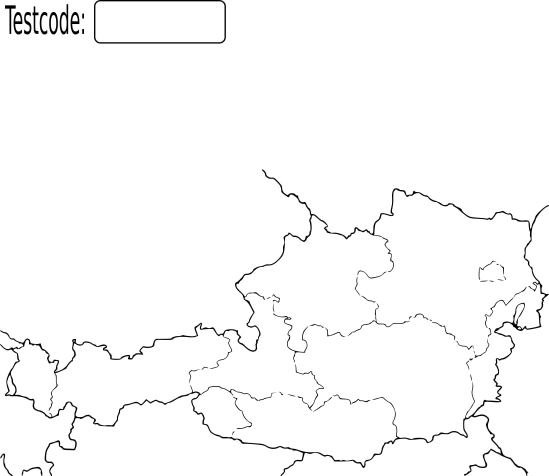
#> input picture empty.jpg, 1098 x 951 px (shown at 1/2 size)
$ python main.py
#> lines starting #> are read from the running program, lines starting #| are printed output that depends on the picture; after the words box and inside, x2 and y2 are one past the last pixel; in counts of white or black regions, pixels touching at a corner belong together
import numpy as np
import cv2
import glob
import csv


# This script automatically measures how much of an image was colorized by test subjects
# written by Silvio de Carvalho:)

def translate(value, leftMin, leftMax, rightMin, rightMax):
    # mapping percentage values to the right values.
    # Taken from stackoverflow due to lazines :D written by Adam Luchjenbroers
    # Figure out how 'wide' each range is
    leftSpan = leftMax - leftMin
    rightSpan = rightMax - rightMin

    # Convert the left range into a 0-1 range (float)
    valueScaled = float(value - leftMin) / float(leftSpan)

    # Convert the 0-1 range into a value in the right range.
    return rightMin + (valueScaled * rightSpan)


# img = cv2.imread('test.jpg',0)
img = cv2.imread('empty.jpg', 0)  # empty image
#> img is the input picture: shape (951, 1098); min 0, max 255, mean 249.9
full = cv2.imread('full.jpg', 0)  # full image
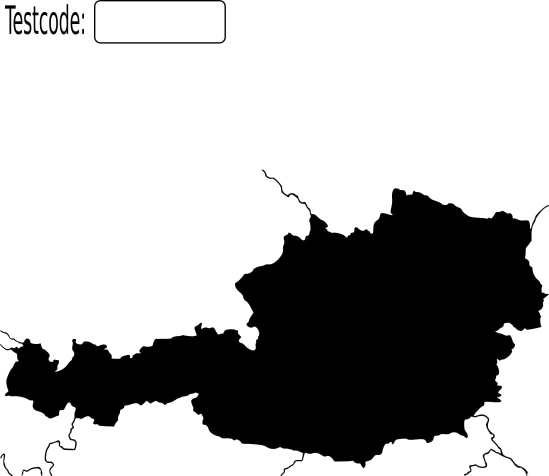
#> input picture full.jpg, 1098 x 951 px (shown at 1/2 size)
#> full is the input picture: shape (951, 1098); min 0, max 255, mean 179.1


filenames = glob.glob("images/*.jpg")  # enter the path to your samples and the corresponding file extension
filenames.sort()  # sorting them alphabetically
images = [cv2.imread(img, 0) for img in filenames]
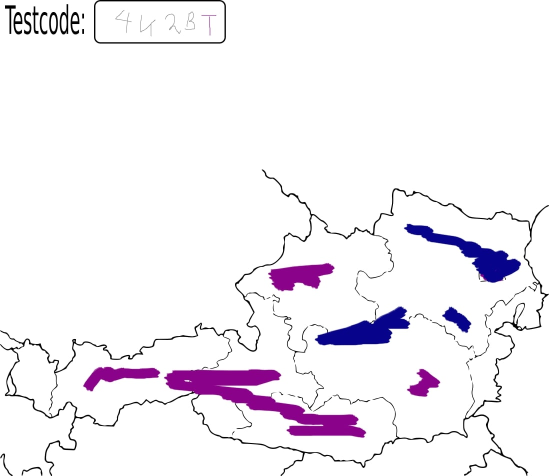
#> input picture images/Dexter.jpg, 1098 x 951 px (shown at 1/2 size)
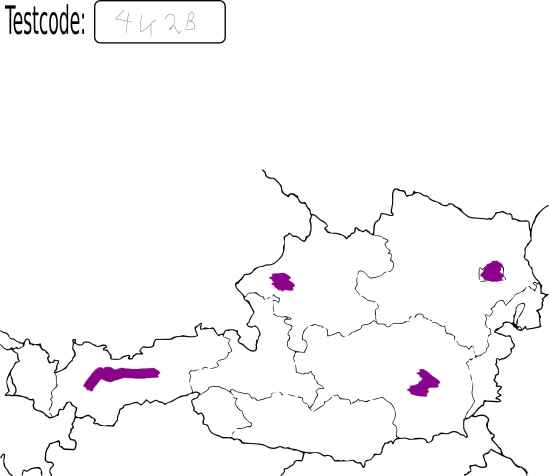
#> input picture images/JohnSnow.jpg, 1098 x 951 px (shown at 1/2 size)
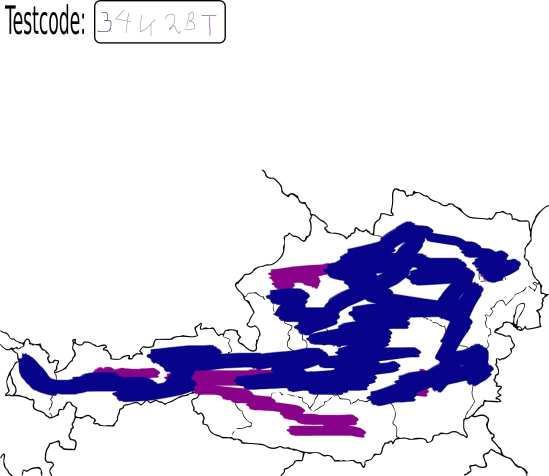
#> input picture images/PeterFox.jpg, 1098 x 951 px (shown at 1/2 size)
#> images = 3 items

print("\n\nWelcome to our image processing skript")
print(f"Today we are testing {len(filenames)} sample files\n")

height, width = img.shape
#> height = 951; width = 1098

print("Image Height: ", height)
#| Image Height:  951
print("Image Width: ", width)
#| Image Width:  1098
print("Image Shape: ", img.shape)
#| Image Shape:  (951, 1098)
# print("example: ", img[100,100])


#defining the part of the image we are interested in
topX = 350
topY = 0
bottomX = 951
bottomY = 1098

selection = img[topX:bottomX, topY:bottomY]  # The part of the image we are interested in
selectionfull = full[topX:bottomX, topY:bottomY]


height2, width2 = selection.shape
#> height2 = 601; width2 = 1098

print("\nSelection Height: ", selection.shape[0])
#| Selection Height:  601
print("Selection Width: ", selection.shape[1])
#| Selection Width:  1098
print("Selection Shape: ", selection.shape)
#| Selection Shape:  (601, 1098)
print("Selection Pixels: ", selection.shape[0] * selection.shape[0])
#| Selection Pixels:  361201

ret, thresh1 = cv2.threshold(selection, 200, 255, cv2.THRESH_BINARY)
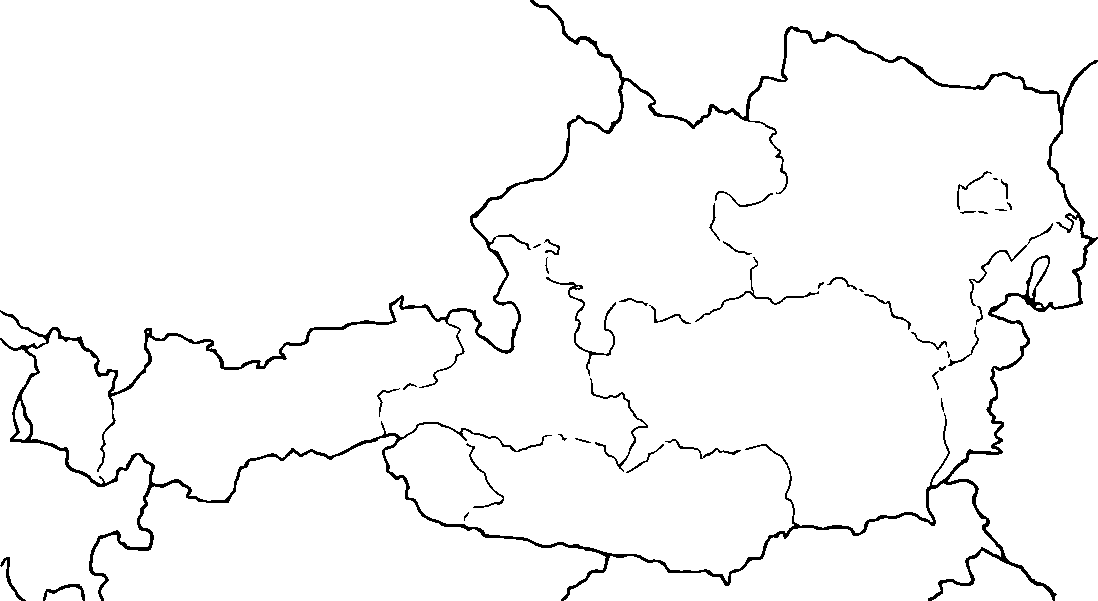
#> thresh1: shape (601, 1098); 96.8% white; 41 black regions (9 under 20 px), largest, box (x1, y1, x2, y2) and area: (0, 0, 1098, 601) 17140, (546, 277, 616, 376) 507, (590, 378, 648, 472) 383
ret, threshfull = cv2.threshold(selectionfull, 200, 255, cv2.THRESH_BINARY)
#> threshfull: shape (601, 1098); 53.2% white; 3 black regions, box (x1, y1, x2, y2) and area: (0, 0, 1098, 601) 308329, (43, 584, 85, 601) 193, (0, 557, 26, 601) 183


# empty standard image
whitepixel = cv2.countNonZero(thresh1)
#> whitepixel = 638759
totalpixel = (height2 * width2)
#> totalpixel = 659898
darkpixel = totalpixel - whitepixel  # this are our 0%
#> darkpixel = 21139
print("\nDark Pixels in a non colored image: ", darkpixel)
#| Dark Pixels in a non colored image:  21139

# Completely filled out
whitepixelfull = cv2.countNonZero(threshfull)
#> whitepixelfull = 351193
darkpixelfull = totalpixel - whitepixelfull  # this are our 100%
#> darkpixelfull = 308705
print("\nDark Pixels in a fully colored image: ", darkpixelfull)
#| Dark Pixels in a fully colored image:  308705

with open('Colorizingdata.csv', mode='w') as colorizeInfo:
    colorizeInfo_writer = csv.writer(colorizeInfo, delimiter=';', quotechar='"', quoting=csv.QUOTE_MINIMAL)

    colorizeInfo_writer.writerow(['SubjectNr', 'Percentage', 'Colored Pixel', 'Filepath'])

# Calculations for each individual test sample
counter = 0
for myimg in images:
    counter += 1
    subjectselection = myimg[topX:bottomX, topY:bottomY]
    subjectcode = myimg[0:150, 0:480]  # If there is a subject code written somewhere on the page

    ret, threshprob = cv2.threshold(subjectselection, 200, 255,
                                    cv2.THRESH_BINARY)  # threshold needs to be defined manually to see what fits best
    whitepixelprob = cv2.countNonZero(threshprob)
    darkpixelprob = totalpixel - whitepixelprob
    pixeldif = darkpixelprob - darkpixel

    coloredpercentage = round(translate(darkpixelprob, darkpixel, darkpixelfull, 0, 100), 1)
    print("Image", counter)
    print("Path", filenames[counter - 1])
    print("Colored Pixel:", pixeldif)
    print("Color Percentage: ", coloredpercentage, "%")

    # storing the data in an csv file
    with open('Colorizingdata.csv', mode='a') as colorizeInfo:
        colorizeInfo_writer = csv.writer(colorizeInfo, delimiter=';', quotechar='"', quoting=csv.QUOTE_MINIMAL)

        colorizeInfo_writer.writerow([counter, coloredpercentage, darkpixelprob, filenames[counter - 1]])

    # writing the data together with the subject code in new images

    message1 = f"colored pixels: {pixeldif}"
    message2 = f"colored percentage: {coloredpercentage}%"

    font = cv2.FONT_HERSHEY_SIMPLEX
    cv2.putText(subjectcode, message1, (10, 110), font, 0.5, (0, 0, 0), 1, cv2.LINE_AA)
    cv2.putText(subjectcode, message2, (10, 130), font, 0.5, (0, 0, 0), 1, cv2.LINE_AA)
    myfilename = f"results/participant{counter}.png"
    cv2.imwrite(myfilename, subjectcode)
#> this loop made 3 passes
#> (whitepixelprob, darkpixelprob, pixeldif, valueScaled in translate, coloredpercentage, message1, message2, myfilename) on passes 1 to 3: (594623, 65275, 44136, 0.153, 15.3, 'colored pixels: 44136', 'colored percentage: 15.3%', 'results/participant1.png'), (630669, 29229, 8090, 0.0281, 2.8, 'colored pixels: 8090', 'colored percentage: 2.8%', 'results/participant2.png'), (495905, 163993, 142854, 0.497, 49.7, 'colored pixels: 142854', 'colored percentage: 49.7%', 'results/participant3.png')
#| Image 1
#| Path images/Dexter.jpg
#| Colored Pixel: 44136
#| Color Percentage:  15.3 %
#| Image 2
#| Path images/JohnSnow.jpg
#| Colored Pixel: 8090
#| Color Percentage:  2.8 %
#| Image 3
#| Path images/PeterFox.jpg
#> (further printed lines are left out)
#> pass 1, `cv2.imwrite(myfilename, subjectcode)`:
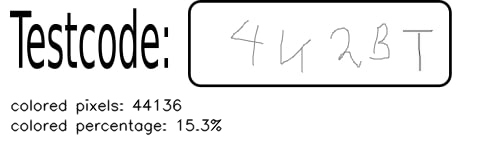
#> saved as participant1.png: shape (150, 480); min 0, max 255, mean 234.5
#> after the loop:
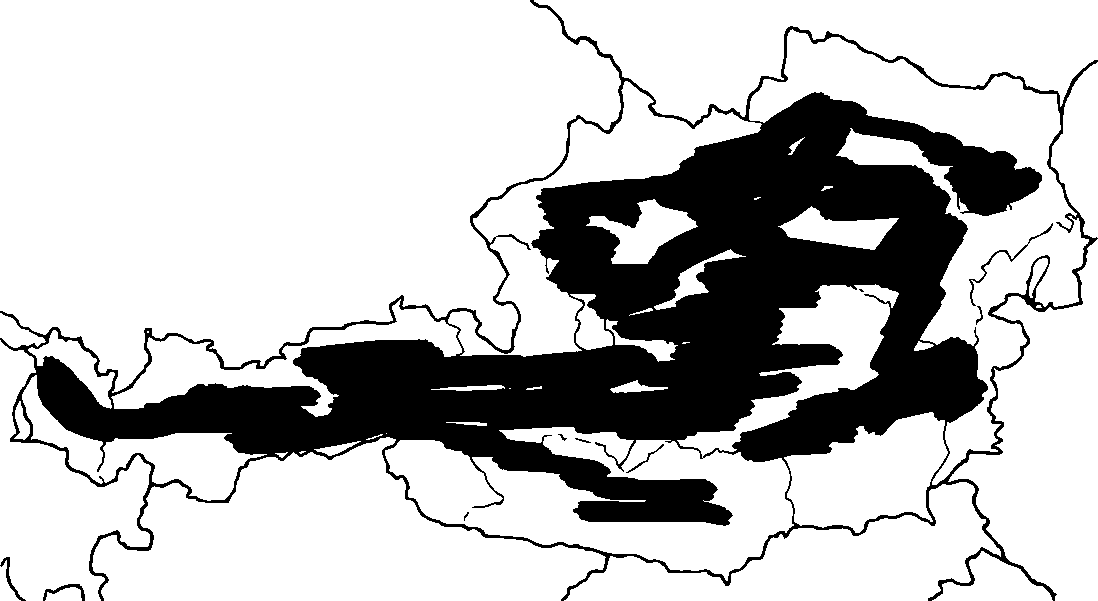
#> threshprob: shape (601, 1098); 75.1% white; 10 black regions (2 under 20 px), largest, box (x1, y1, x2, y2) and area: (0, 0, 1098, 601) 163090, (969, 223, 1053, 306) 310, (43, 584, 85, 601) 195
#> after the loop, counter = 3

    #Show images if wanted
    # cv2.imshow('Subjectcode with info', subjectcode)
    # cv2.waitKey(0)
    # cv2.destroyAllWindows()
